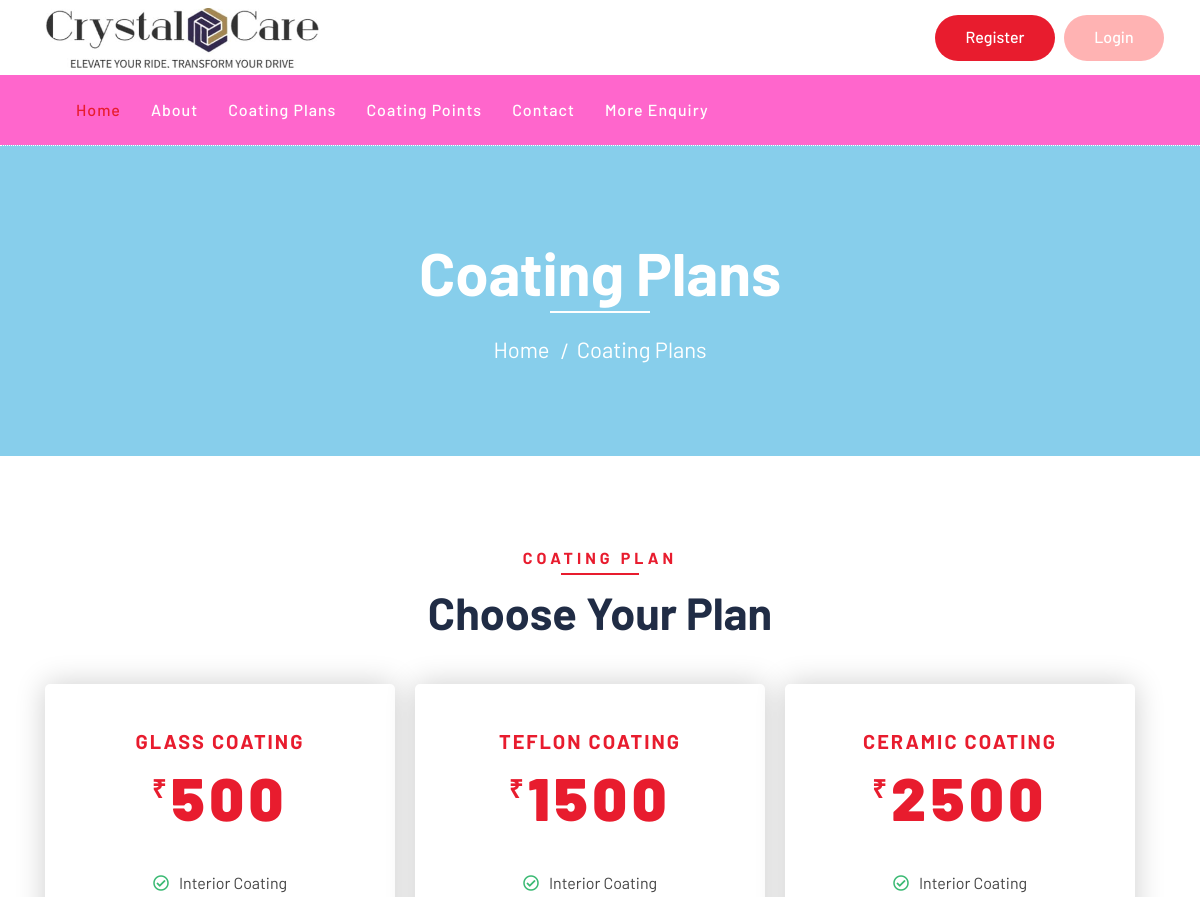
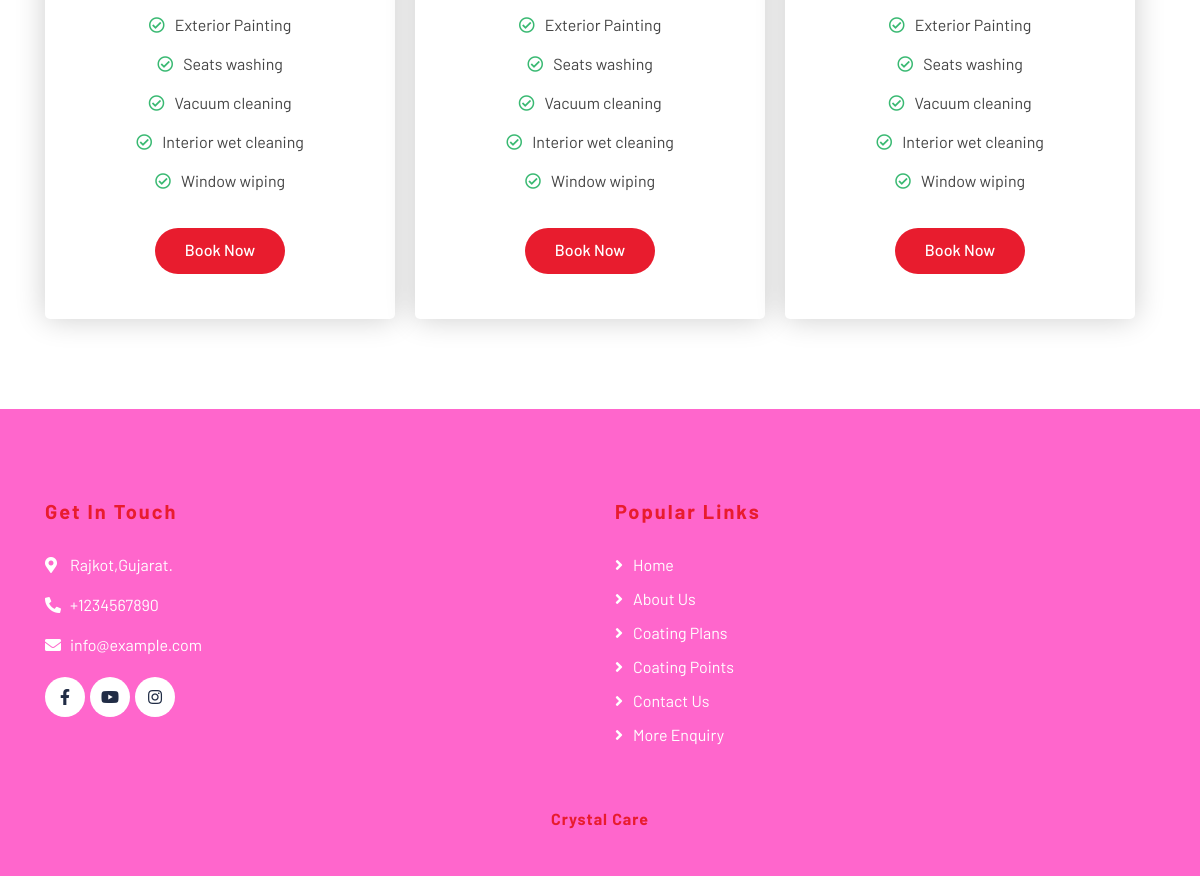
/coating-plans.php, run on the app's committed database (2 pictures, top to bottom).
### tables this page shows
CREATE TABLE `tblcoatingplans` (
  `id` int(11) NOT NULL,
  `coating` varchar(30) NOT NULL,
  `price` varchar(30) NOT NULL
);

CREATE TABLE `tblpages` (
  `id` int(11) NOT NULL,
  `type` varchar(255) DEFAULT '',
  `detail` longtext DEFAULT NULL,
  `openignHrs` varchar(255) DEFAULT NULL,
  `phoneNumber` bigint(20) DEFAULT NULL,
  `emailId` varchar(120) DEFAULT NULL
);

### coating-plans.php (the view, shortened to what this page needs)
<!DOCTYPE html>
<html lang="en">
    <head>
        <link href="https://stackpath.bootstrapcdn.com/bootstrap/4.4.1/css/bootstrap.min.css" rel="stylesheet">
        <link href="https://cdnjs.cloudflare.com/ajax/libs/font-awesome/5.10.0/css/all.min.css" rel="stylesheet">
        <link href="lib/flaticon/font/flaticon.css" rel="stylesheet">
        <link href="lib/animate/animate.min.css" rel="stylesheet">
        <link href="lib/owlcarousel/assets/owl.carousel.min.css" rel="stylesheet">
        <link href="css/style.css" rel="stylesheet">
    </head>
    <body>
        <?php include_once('includes/header.php');?>
        <div class="k page-header">
            <div class="container">
                <div class="row">
                    <div class="col-12">
                        <h2>Coating Plans</h2>
                    </div>
                    <div class="col-12">
                        <a href="index.php">Home</a>
                        <a href="coating-plans.php">Coating Plans</a>
                    </div>
                </div>
            </div>
        </div>
        <div class="price">
            <div class="container">
                <div class="section-header text-center">
                    <p>Coating Plan</p>
                    <h2>Choose Your Plan</h2>
                </div>
                <?php
				$con=mysqli_connect("localhost","root","","ccms");
				$sel = "SELECT * FROM tblcoatingplans";
				$res = mysqli_query($con,$sel);
			 	if (mysqli_num_rows($res) > 0)
				{
                    echo "<div class='row'>";
                    while($row = mysqli_fetch_assoc($res))
					{
					echo "<div class='col-md-4'>";
                     echo "<div class='q price-item featured-item'>";
                           echo "<div class='price-header'>";
                                echo "<h3>".$row['coating']."</h3>";
                                echo "<h2><span>₹</span><strong>".$row['price']."</strong></h2>";
                                echo "</div>";
                                echo "<div class='price-body'>";
                                echo "<ul>";
                                echo "<li><i class='far fa-check-circle'></i>Interior Coating</li>";
                                echo "<li><i class='far fa-check-circle'></i>Exterior Painting</li>";
                                echo "<li><i class='far fa-check-circle'></i>Seats washing</li>";
                                echo "<li><i class='far fa-check-circle'></i>Vacuum cleaning</li>";
                                echo "<li><i class='far fa-check-circle'></i>Interior wet cleaning</li>";
                                echo "<li><i class='far fa-check-circle'></i>Window wiping</li>";
                                echo "</ul>";
                                echo "</div>";
                                echo "<div class='price-footer'>";
                                echo "<a class='btn btn-custom'  data-toggle='modal' data-target='#myModal'>Book Now</a>";
                                echo "</div>";
                                echo "</div>";
                                echo "</div>";
					}
                    echo "</div>";
				}
				else
				{
					echo "<script>
					alert('No record found');
					</script>";
				}
				?>
                </div>
            </div>
   <?php include_once('includes/footer.php');?>
    </body>
</html>

### includes/footer.php (shortened to what this page needs)
<div class="b footer">
            <div class="container">
                <div class="row">
                    <div class="col-lg-6 col-md-6">
                        <div class="footer-contact">
                            <h2>Get In Touch</h2>
                            <?php
    $mysqli = new mysqli("localhost", "root", "", "ccms");
$sql = "SELECT * FROM tblpages WHERE type='contact'";
$query = $mysqli->query($sql);
if ($query) {
    while ($result = $query->fetch_object()) {
?>
<p><i class="fa fa-map-marker-alt"></i><?php echo $result->detail; ?></p>
<p><i class="fa fa-phone-alt"></i>+<?php echo $result->phoneNumber; ?></p>
<p><i class="fa fa-envelope"></i><?php echo $result->emailId; ?></p>
<?php
    }
}
?>
                            <div class="footer-social">
                                <a class="btn" href="https://www.facebook.com/"><i class="fab fa-facebook-f"></i></a>
                                <a class="btn" href="https://www.youtube.com/"><i class="fab fa-youtube"></i></a>
                                <a class="btn" href="https://www.instagram.com/"><i class="fab fa-instagram"></i></a>
                            </div>
                        </div>
                    </div>
                    <div class="col-lg-5 col-md-6">
                        <div class="footer-link">
                            <h2>Popular Links</h2>
                              <a href="index.php">Home</a>
                            <a href="about.php">About Us</a>
                            <a href="coating-plans.php">Coating Plans</a>
                            <a href="location.php">Coating Points</a>
                            <a href="contact.php">Contact Us</a>
                            <a href="more-enquire.php">More Enquiry</a>
                        </div>
                    </div>
                </div>
            </div>
            <div class="container copyright">
                <p><a href="index.php">Crystal Care</a></p>
            </div>
        </div>

### css/style.css (style rules this page uses)
body { color: #444444; font-weight: 400; background: #ffffff; font-family: 'Barlow', sans-serif; }
h1, h2, h3, h4, h5, h6 { color: #202C45; }
a { color: #202C45; transition: .3s; }
.btn.btn-custom { padding: 10px 30px 12px 30px; text-align: center; font-size: 16px; font-weight: 500; color: #ffffff; background: #E81C2E; border: none; border-radius: 60px; box-shadow: inset 0 0 0 0 #202C45; transition: ease-out 0.5s; -webkit-transition: ease-out 0.5s; -moz-transition: ease-out 0.5s; }
.page-header { position: relative; margin-bottom: 45px; padding: 90px 0; text-align: center; background: #202C45; border-top: 1px dotted #ffffff; }
.page-header h2 { position: relative; color: #ffffff; font-size: 60px; font-weight: 700; margin-bottom: 20px; padding-bottom: 5px; }
.page-header h2::after { position: absolute; content: ""; width: 100px; height: 2px; left: calc(50% - 50px); bottom: 0; background: #ffffff; }
.page-header a { position: relative; padding: 0 12px; font-size: 22px; color: #ffffff; }
.page-header a::after { position: absolute; content: "/"; width: 8px; height: 8px; top: -2px; right: -7px; text-align: center; color: #ffffff; }
.page-header a:last-child::after { display: none; }
.section-header { position: relative; width: 100%; max-width: 700px; margin: 0 auto 45px auto; }
.section-header p { display: inline-block; margin-bottom: 10px; padding-bottom: 5px; position: relative; font-size: 16px; font-weight: 700; letter-spacing: 4px; text-transform: uppercase; color: #E81C2E; }
.section-header p::after { position: absolute; content: ""; width: 50%; height: 2px; left: 25%; bottom: 0; background: #E81C2E; }
.section-header h2 { margin: 0; font-size: 45px; font-weight: 700; text-transform: capitalize; }
.price { position: relative; width: 100%; padding: 45px 0 15px 0; }
.price .row { padding: 0 15px; }
.price .col-md-4 { padding: 0; }
.price .price-item { position: relative; margin-bottom: 30px; background: #ffffff; border-radius: 5px; text-align: center; }
.price .featured-item { box-shadow: 0 0 30px rgba(0, 0, 0, .2); z-index: 1; }
.price .price-header { padding: 45px 0 30px 0; }
.price .price-header h3 { font-size: 20px; font-weight: 700; letter-spacing: 2px; text-transform: uppercase; }
.price .price-header h2 { display: flex; align-items: flex-start; justify-content: center; font-size: 60px; font-weight: 700; letter-spacing: 5px; }
.price .price-header h2 span { font-size: 25px; line-height: 55px; }
.price .price-item.featured-item h2, .price .price-item.featured-item h3 { color: #E81C2E; }
.price .price-body { padding: 0 0 20px 0; }
.price .price-body ul { margin: 0; padding: 0; list-style: none; }
.price .price-body ul li { padding: 0 0 15px 0; }
.price .price-body ul li i { margin-right: 10px; }
.price .price-body ul li i.fa-check-circle { color: #39B972; }
.price .price-item .price-footer { padding-bottom: 45px; }
.price .price-item .price-footer .btn.btn-custom { color: #E81C2E; background: #202C45; box-shadow: inset 0 0 0 0 #E81C2E; }
.price .price-item.featured-item .price-footer .btn.btn-custom { color: #ffffff; background: #E81C2E; box-shadow: inset 0 0 0 0 #202C45; }
.footer { position: relative; margin-top: 45px; padding-top: 90px; background: #202C45; }
.footer .footer-contact, .footer .footer-link, .footer .footer-newsletter { position: relative; margin-bottom: 45px; color: #ffffff; }
.footer .footer-contact h2, .footer .footer-link h2, .footer .footer-newsletter h2 { margin-bottom: 30px; font-size: 20px; font-weight: 700; letter-spacing: 2px; color: #E81C2E; }
.footer .footer-link a { display: block; margin-bottom: 10px; color: #ffffff; transition: .3s; }
.footer .footer-link a::before { position: relative; content: "\f105"; font-family: "Font Awesome 5 Free"; font-weight: 900; margin-right: 10px; }
.footer .footer-contact p i { width: 25px; }
.footer .footer-social { position: relative; margin-top: 20px; display: flex; }
.footer .footer-social a { width: 40px; height: 40px; display: flex; align-items: center; justify-content: center; color: #202C45; background: #ffffff; border-radius: 40px; margin-right: 5px; transition: .5s; }
.footer .footer-social a:last-child { margin: 0; }
.footer .copyright { text-align: center; padding-top: 15px; padding-bottom: 45px; }
.footer .copyright p { margin: 0; color: #ffffff; }
.footer .copyright p a { color: #E81C2E; font-weight: 700; letter-spacing: 1px; }

### coating-plans.php (style rules this page uses)
.k { background-color:skyblue; }
.q { margin-right:20px; }

### includes/footer.php (style rules this page uses)
.b { background-color:#ff66cc; }

### data on the page
tblcoatingplans: coating "GLASS COATING", price "500"
tblcoatingplans: coating "TEFLON COATING", price "1500"
tblcoatingplans: coating "CERAMIC COATING", price "2500"
tblpages: detail "Rajkot,Gujarat.", phoneNumber "1234567890", emailId "info@example.com"
